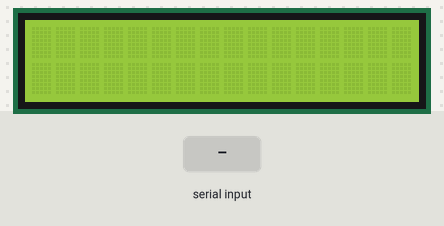
Recording of a sketch running on a simulated Arduino Uno, built with avr-gcc and run on an emulated ATmega328P. Parts: 16×2 character LCD. The test bench sets the inputs (shaded band).

Above: at 1.2 s.
1.3 s: "1" received over Serial
At 2.6 s:
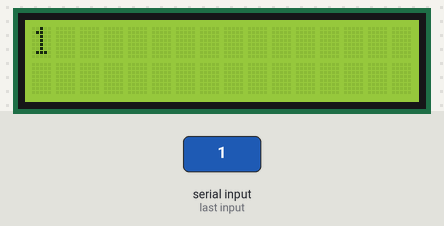
2.9 s: "0" received over Serial
At 3.8 s:
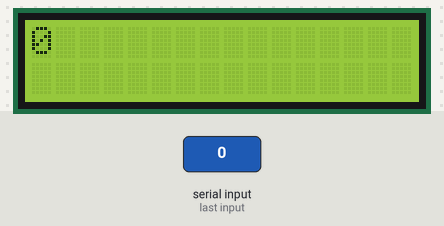
4.5 s: "2" received over Serial
At 5.1 s:
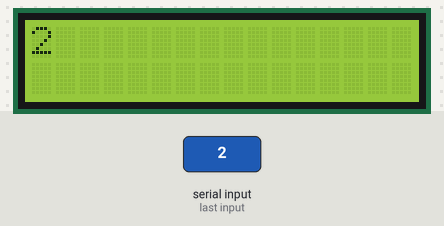
Timing chart, 0 to 7.5 s (numbered marks = the images above; inputs shaded):
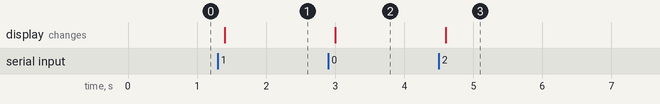

Measured:
- after the input at 1.3 s, the display: changes after 0.10 s (image 1)
- after the input at 2.9 s, the display: changes after 0.10 s (image 2)
- after the input at 4.5 s, the display: changes after 0.10 s (image 3)

The sketch:

SerialDisplay.ino
```cpp
#include <Wire.h>
#include <LiquidCrystal_I2C.h>

// Set the LCD address to 0x27 for a 16 chars and 2 line display
LiquidCrystal_I2C lcd(0x27, 16, 2);

void setup()
{
	lcd.begin();
	lcd.backlight();

	// Initialize the serial port at a speed of 9600 baud
	Serial.begin(115200);
}

void loop()
{
	// If characters arrived over the serial port...
	if (Serial.available()) {
		// Wait a bit for the entire message to arrive
		delay(100);
		// Clear the screen
		lcd.clear();

		// Write all characters received with the serial port to the LCD.
		while (Serial.available() > 0) {
			lcd.write(Serial.read());
		}
	}
}
```
